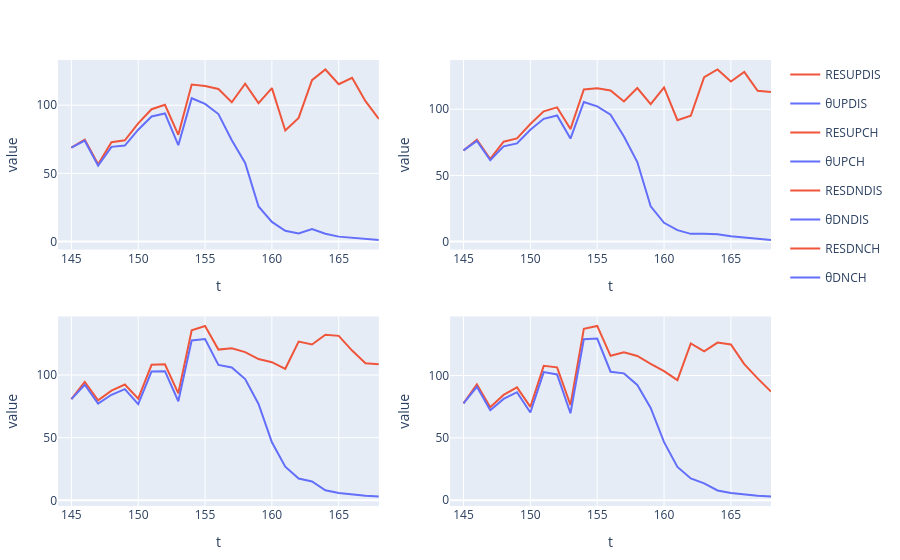

Notebook source saved alongside this figure:
### Code cell
ks = [:θUPDIS,:RESUPDIS]
p1 = plot(stack(sol_1, ks), x = :t, y = :value, group=:r_id, color =:variable, facet_col = :r_id, title="Plot for $(ks[1]) and $(ks[2])")

ks = [:θUPCH,:RESUPCH]
p2 = plot(stack(sol_1, ks), x = :t, y = :value, group=:r_id, color =:variable, facet_col = :r_id, title="Plot for $(ks[1]) and $(ks[2])")

ks = [:θDNDIS,:RESDNDIS]
p3 = plot(stack(sol_1, ks), x = :t, y = :value, group=:r_id, color =:variable, facet_col = :r_id, title="Plot for $(ks[1]) and $(ks[2])")

ks = [:θDNCH,:RESDNCH]
p4 = plot(stack(sol_1, ks), x = :t, y = :value, group=:r_id, color =:variable, facet_col = :r_id, title="Plot for $(ks[1]) and $(ks[2])")

[p1 p2; p3 p4]

### Figure 1 — Plotly figure (JSON) as saved in the notebook; plotly's stock layout.template omitted (floating-point values rounded to 4 significant figures)
{"data": [{"legendgroup": "RESUPDIS", "marker": {"color": "#EF553B"}, "name": "RESUPDIS", "showlegend": true, "title": "Plot for θUPDIS and RESUPDIS", "type": "scatter", "x": [145, 146, 147, 148, 149, 150, 151, 152, 153, 154, 155, 156, 157, 158, 159, 160, 161, 162, 163, 164, 165, 166, 167, 168, 144], "xaxis": "x1", "y": [68.94, 74.82, 56.68, 72.86, 74.29, 86.69, 97.05, 100.3, 78.29, 115.1, 114.1, 111.9, 102.1, 115.8, 101.5, 112.5, 81.47, 90.69, 118.4, 126.2, 115.4, 120.1, 103.0, 89.88, null], "yaxis": "y1"}, {"legendgroup": "θUPDIS", "marker": {"color": "#636efa"}, "name": "θUPDIS", "showlegend": true, "title": "Plot for θUPDIS and RESUPDIS", "type": "scatter", "x": [145, 146, 147, 148, 149, 150, 151, 152, 153, 154, 155, 156, 157, 158, 159, 160, 161, 162, 163, 164, 165, 166, 167, 168, 144], "xaxis": "x1", "y": [68.94, 74.01, 55.68, 69.48, 70.37, 82.04, 91.73, 93.96, 70.68, 105.1, 100.9, 93.52, 74.36, 57.65, 25.72, 14.47, 7.971, 5.971, 9.178, 5.754, 3.645, 2.739, 1.955, 1.123, null], "yaxis": "y1"}, {"legendgroup": "RESUPCH", "marker": {"color": "#EF553B"}, "name": "RESUPCH", "showlegend": true, "title": "Plot for θUPCH and RESUPCH", "type": "scatter", "x": [145, 146, 147, 148, 149, 150, 151, 152, 153, 154, 155, 156, 157, 158, 159, 160, 161, 162, 163, 164, 165, 166, 167, 168, 144], "xaxis": "x2", "y": [68.9, 76.93, 62.46, 75.45, 77.95, 88.91, 98.41, 101.4, 85.03, 115.0, 115.9, 114.2, 105.9, 116.0, 103.8, 116.5, 91.76, 95.13, 124.2, 130.1, 121.0, 128.3, 114.0, 113.1, null], "yaxis": "y2"}, {"legendgroup": "θUPCH", "marker": {"color": "#636efa"}, "name": "θUPCH", "showlegend": true, "title": "Plot for θUPCH and RESUPCH", "type": "scatter", "x": [145, 146, 147, 148, 149, 150, 151, 152, 153, 154, 155, 156, 157, 158, 159, 160, 161, 162, 163, 164, 165, 166, 167, 168, 144], "xaxis": "x2", "y": [68.9, 76.1, 61.44, 71.95, 74.23, 84.52, 92.76, 95.35, 77.88, 105.5, 102.2, 95.97, 79.45, 60.12, 26.63, 14.21, 8.673, 5.835, 5.914, 5.479, 3.971, 2.836, 1.983, 1.133, null], "yaxis": "y2"}, {"legendgroup": "RESDNDIS", "marker": {"color": "#EF553B"}, "name": "RESDNDIS", "showlegend": true, "title": "Plot for θDNDIS and RESDNDIS", "type": "scatter", "x": [145, 146, 147, 148, 149, 150, 151, 152, 153, 154, 155, 156, 157, 158, 159, 160, 161, 162, 163, 164, 165, 166, 167, 168, 144], "xaxis": "x3", "y": [80.81, 94.49, 79.84, 87.57, 92.41, 81.1, 108.1, 108.6, 85.4, 135.7, 139.2, 120.3, 121.4, 118.3, 112.7, 110.3, 105.0, 126.7, 124.4, 132.1, 131.3, 119.5, 109.4, 108.7, null], "yaxis": "y3"}, {"legendgroup": "θDNDIS", "marker": {"color": "#636efa"}, "name": "θDNDIS", "showlegend": true, "title": "Plot for θDNDIS and RESDNDIS", "type": "scatter", "x": [145, 146, 147, 148, 149, 150, 151, 152, 153, 154, 155, 156, 157, 158, 159, 160, 161, 162, 163, 164, 165, 166, 167, 168, 144], "xaxis": "x3", "y": [80.81, 92.2, 77.23, 84.23, 88.73, 76.76, 102.9, 103.1, 79.05, 127.6, 128.7, 108.1, 106.1, 96.78, 76.92, 46.3, 26.84, 17.41, 15.0, 7.938, 5.909, 4.704, 3.648, 3.013, null], "yaxis": "y3"}, {"legendgroup": "RESDNCH", "marker": {"color": "#EF553B"}, "name": "RESDNCH", "showlegend": true, "title": "Plot for θDNCH and RESDNCH", "type": "scatter", "x": [145, 146, 147, 148, 149, 150, 151, 152, 153, 154, 155, 156, 157, 158, 159, 160, 161, 162, 163, 164, 165, 166, 167, 168, 144], "xaxis": "x4", "y": [77.68, 92.98, 74.6, 84.47, 90.45, 74.8, 107.8, 106.6, 76.35, 137.5, 139.8, 115.8, 118.6, 115.7, 109.4, 103.5, 96.3, 125.7, 119.4, 126.4, 124.9, 109.2, 97.71, 87.12, null], "yaxis": "y4"}, {"legendgroup": "θDNCH", "marker": {"color": "#636efa"}, "name": "θDNCH", "showlegend": true, "title": "Plot for θDNCH and RESDNCH", "type": "scatter", "x": [145, 146, 147, 148, 149, 150, 151, 152, 153, 154, 155, 156, 157, 158, 159, 160, 161, 162, 163, 164, 165, 166, 167, 168, 144], "xaxis": "x4", "y": [77.68, 90.9, 72.18, 81.24, 86.61, 70.29, 102.7, 100.8, 69.74, 129.2, 129.6, 103.1, 101.7, 92.46, 73.97, 46.52, 26.63, 17.38, 13.46, 7.768, 5.8, 4.582, 3.543, 2.897, null], "yaxis": "y4"}], "layout": {"margin": {"b": 50, "l": 50, "r": 50, "t": 60}, "xaxis1": {"anchor": "y1", "domain": [0, 0.45], "title": {"text": "t"}}, "xaxis2": {"anchor": "y2", "domain": [0.55, 1], "title": {"text": "t"}}, "xaxis3": {"anchor": "y3", "domain": [0, 0.45], "title": {"text": "t"}}, "xaxis4": {"anchor": "y4", "domain": [0.55, 1], "title": {"text": "t"}}, "yaxis1": {"anchor": "x1", "domain": [0.575, 1], "title": {"text": "value"}}, "yaxis2": {"anchor": "x2", "domain": [0.575, 1], "title": {"text": "value"}}, "yaxis3": {"anchor": "x3", "domain": [5.551e-17, 0.425], "title": {"text": "value"}}, "yaxis4": {"anchor": "x4", "domain": [5.551e-17, 0.425], "title": {"text": "value"}}}}
